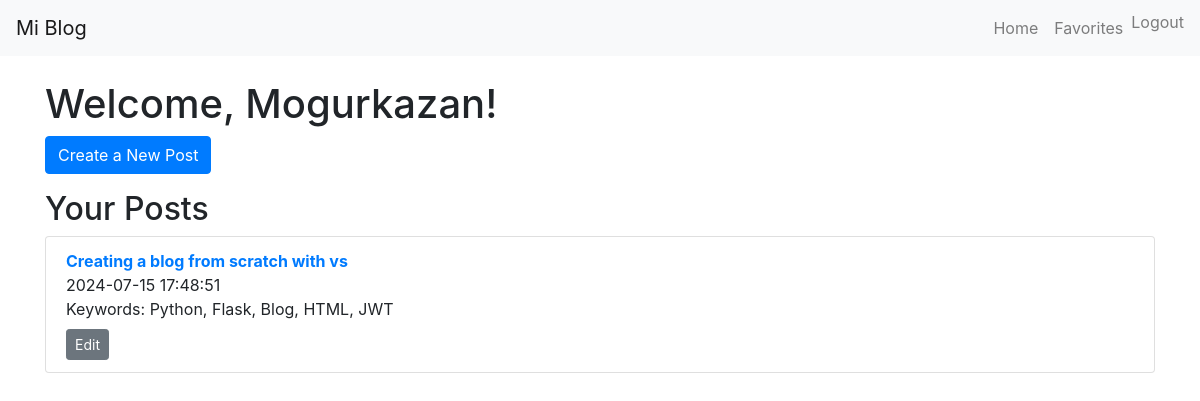
/user_area (signed in), run on an earlier commit of the app's database.
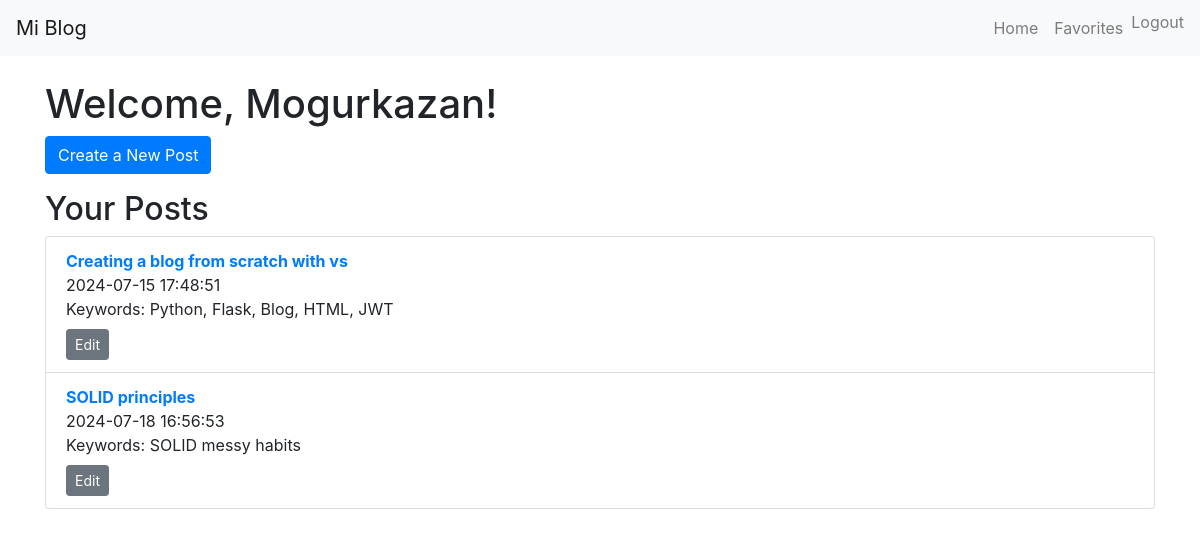
And on a later commit of the database.
### app/models.py (models this page shows)
class Post(db.Model):
    id = db.Column(db.Integer, primary_key=True)
    title = db.Column(db.String(100), nullable=False)
    content = db.Column(db.Text, nullable=False)
    date_posted = db.Column(db.DateTime, nullable=False, default=datetime.utcnow)
    keywords = db.Column(db.String(100), nullable=True)
    user_id = db.Column(db.Integer, db.ForeignKey('user.id'), nullable=False)
    comments = db.relationship('Comment', backref='post', lazy=True)

### app/routes.py (the view)
@bp.route('/user_area')
@login_required
def user_area():
    posts = Post.query.filter_by(user_id=current_user.id).all()
    logout_form = LogoutForm()
    return render_template('user_area.html', posts=posts, logout_form=logout_form)

### app/models.py (called while the page is built)
@login_manager.user_loader
def load_user(user_id):
    return User.query.get(int(user_id))

### app/templates/user_area.html (shortened to what this page needs)
<!DOCTYPE html>
<html lang="en">
<head>
    <link rel="stylesheet" href="https://stackpath.bootstrapcdn.com/bootstrap/4.5.2/css/bootstrap.min.css">
</head>
<body>
    <nav class="navbar navbar-expand-lg navbar-light bg-light fixed-top">
        <a class="navbar-brand" href="{{ url_for('main.home') }}">Mi Blog</a>
        <div class="collapse navbar-collapse" id="navbarNav">
            <ul class="navbar-nav ml-auto">
                <li class="nav-item">
                    <a class="nav-link" href="{{ url_for('main.home') }}">Home</a>
                </li>
                <li class="nav-item">
                    <a class="nav-link" href="{{ url_for('main.favorites') }}">Favorites</a>
                </li>
                <li class="nav-item">
                    <form action="{{ url_for('main.logout') }}" method="POST" style="display:inline;">
                        <button class="nav-link btn btn-link" type="submit" style="display:inline; border:none; background:none; padding:0;">Logout</button>
                    </form>
                </li>
            </ul>
        </div>
    </nav>
    <div class="container" style="margin-top: 80px;">
        <h1>Welcome, {{ current_user.nickname }}!</h1>
        <a href="{{ url_for('main.new_post') }}" class="btn btn-primary mb-3">Create a New Post</a>
        <h2>Your Posts</h2>
        <ul class="list-group">
            {% for post in posts %}
            <li class="list-group-item">
                <a href="{{ url_for('main.view_post', post_id=post.id) }}">
                    <strong>{{ post.title }}</strong>
                </a><br>
                {{ post.date_posted.strftime('%Y-%m-%d %H:%M:%S') }}<br>
                Keywords: {{ post.keywords }}<br>
                <a href="{{ url_for('main.edit_post', post_id=post.id) }}" class="btn btn-secondary btn-sm mt-2">Edit</a>
            </li>
            {% endfor %}
        </ul>
    </div>
</body>
</html>

What changed in the data, as far as the page shows it:
added Post: title "SOLID principles", date_posted "2024-07-18 16:56:53", keywords "SOLID messy habits"
